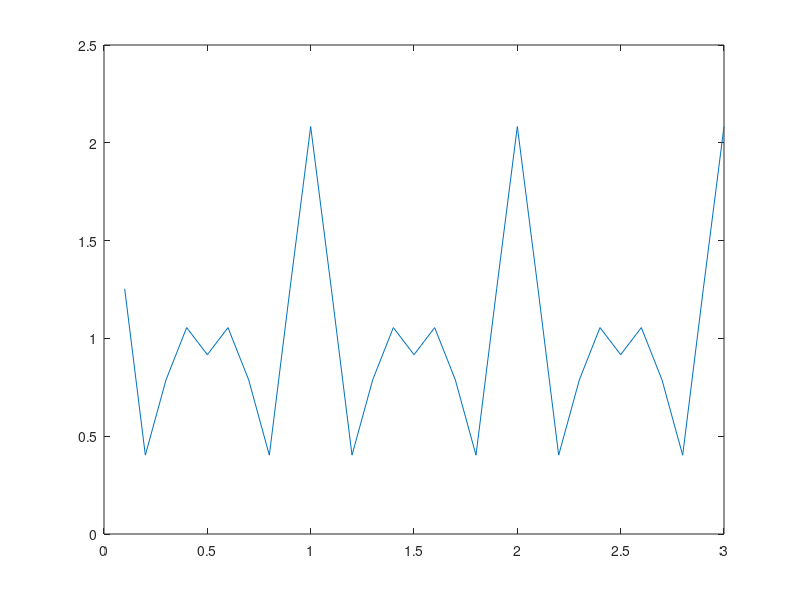

Reproduce this figure in MATLAB. (Note: this script raises an error after producing the figure.)

t = 0.1:0.1:3;
xt = 1+cos(2*pi*t)/4 + cos(2*pi*t*2)/2 + cos(2*pi*t*3)/3;
plot(t,xt);
%fft(xt)
%plot(fft(xt))
coefficients = fourierSeries(xt);
oSize = length(xt);
xtcheck = invFourier(coefficients, t);
hold on
plot (t,xtcheck+0.1);
T = false(2,1);
T(1,1) = test_DTFS(xt,t,"1");
edgecase = [1,3,3,3,3,3,3,2,3,2,1,3,1,3,3,3,3,3,3,2,3,2,1,3,1,3,3,3,3,3];
et = 0.1:0.1:(length(edgecase)*0.1);
coefficients2 = fourierSeries(edgecase);
edgecheck = invFourier(coefficients2,et);
T(2,1) = test_DTFS(xt,t,"2");
load_summary(T);
function load_summary(T)
fprintf("Summary of results:\n");
    for i = 1:length(T)
        if T
            fprintf("Test " + num2str(i) + " Succeeded\n");
        else
            fprintf("Test " + num2str(i) + " Failed\n");
        end
    end
end
function check = test_DTFS(xt,t, test_name)
    check = is_appEq(invFourier(fourierSeries(xt),t),xt);
    if check
        fprintf("Test " + test_name + " Succeeded\n")
    else
        fprintf("Test " + test_name + " Failed\n")
    end
end
function eq = is_appEq(arr1,arr2); %function to check if arr1 close toarr2
eq = true;
if length(arr1) ~= length(arr2);
    eq = false;
end
for i=1:length(arr1)
    if (eq== false)
        break
    end
    %Below is a long if statement that checks whether the diff.
    %between the real and imaginary parts is less than 10^-6
    eq = eq && ( (real(arr1(i)-arr2(i))^2 < 10^-12) &&((imag(arr1(i)-arr2(i))^2 < 10^-12)));
end
end
